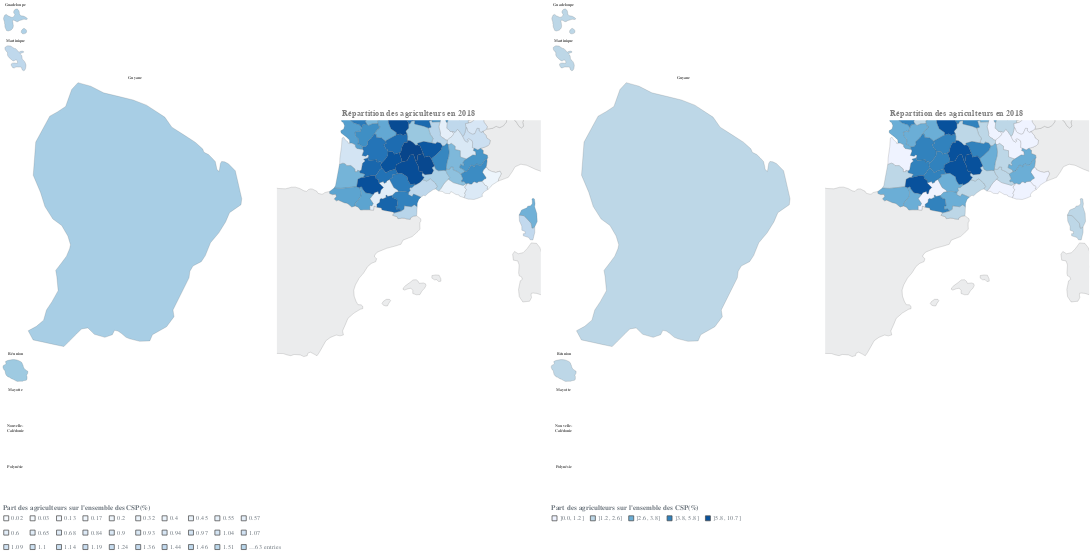

This figure's notebook cell:
### Code cell
alt.hconcat(map_c, map_d).configure_legend(
    titleFontSize=14,
    labelFontSize=13,
    labelColor=EnvVar.template["LEG_LABEL_COL"],
    titleColor=EnvVar.template["LEG_TITLE_COL"],
    titleLimit=500,
    titlePadding=7,
    direction="horizontal",
    orient="bottom",
    columnPadding=10,
    columns=10,
    rowPadding=12,
    symbolType="square",
).configure_title(fontSize=17, color="gray").resolve_scale(color="independent")
